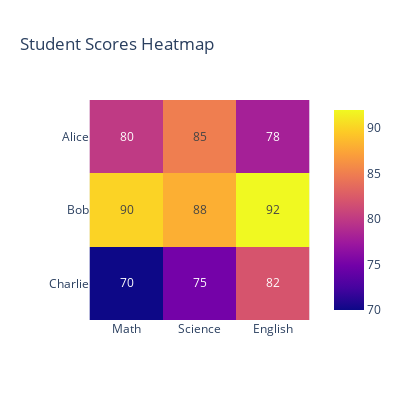

Write notebook code for a chart like this one.
### Code cell
# Heatmap
df = pd.DataFrame({'Math': [80, 90, 70], 'Science': [85, 88, 75], 'English': [78, 92, 82]})

fig = px.imshow(df.values, x=df.columns, y=["Alice", "Bob", "Charlie"], text_auto=True, title="Student Scores Heatmap")
fig.update_layout(width=400, height=400)
fig.show()

### Figure 1 — Plotly figure (JSON) as saved in the notebook; plotly's stock layout.template omitted (floating-point values rounded to 4 significant figures)
{"data": [{"coloraxis": "coloraxis", "hovertemplate": "x: %{x}<br>y: %{y}<br>color: %{z}<extra></extra>", "name": "0", "texttemplate": "%{z}", "type": "heatmap", "x": ["Math", "Science", "English"], "xaxis": "x", "y": ["Alice", "Bob", "Charlie"], "yaxis": "y", "z": [[80, 85, 78], [90, 88, 92], [70, 75, 82]]}], "layout": {"coloraxis": {"colorscale": [[0, "#0d0887"], [0.1111, "#46039f"], [0.2222, "#7201a8"], [0.3333, "#9c179e"], [0.4444, "#bd3786"], [0.5556, "#d8576b"], [0.6667, "#ed7953"], [0.7778, "#fb9f3a"], [0.8889, "#fdca26"], [1, "#f0f921"]]}, "height": 400, "title": {"text": "Student Scores Heatmap"}, "width": 400, "xaxis": {"anchor": "y", "constrain": "domain", "domain": [0, 1], "scaleanchor": "y"}, "yaxis": {"anchor": "x", "autorange": "reversed", "constrain": "domain", "domain": [0, 1]}}}
